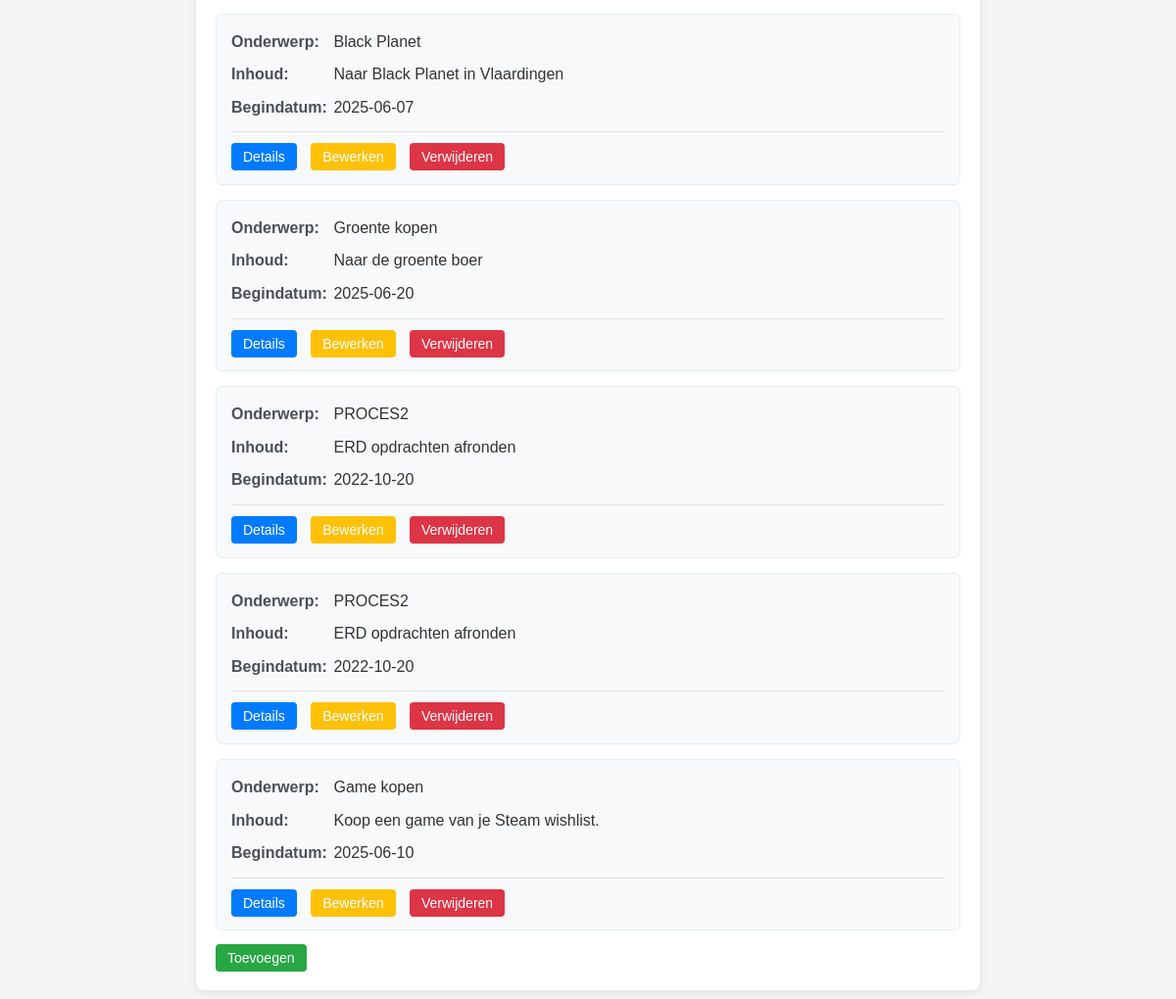
The page /agenda_opdracht/index.php (lower part) on the database as committed earlier.
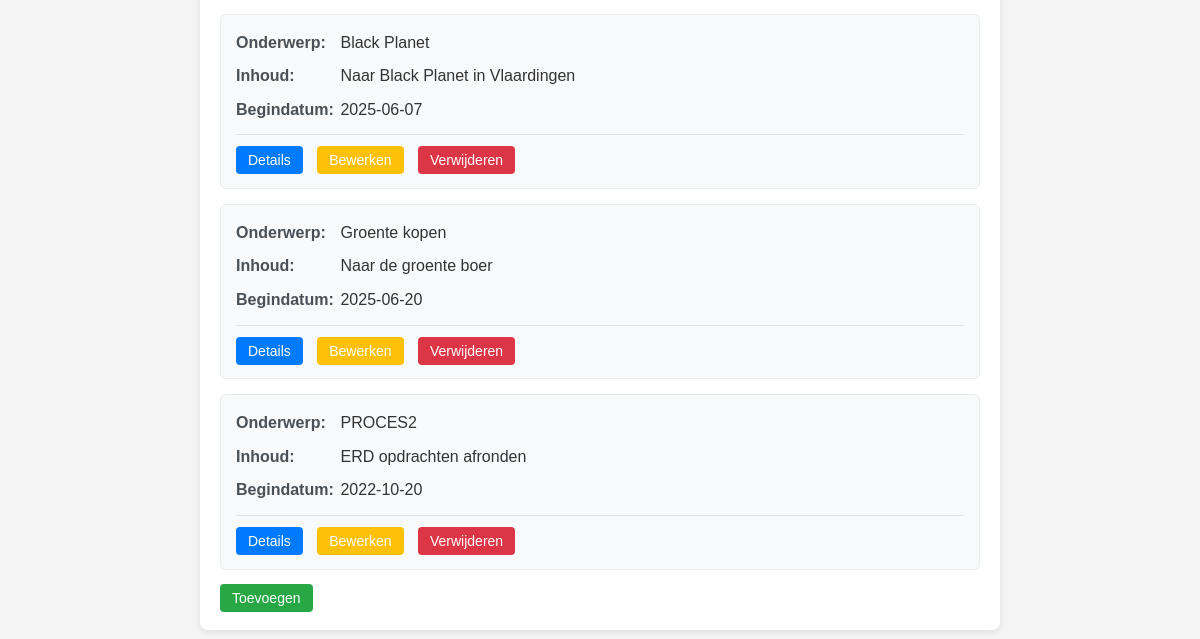
The same page on the database as committed later.
### tables this page shows
CREATE TABLE "crud_agenda"
(
    id          INTEGER not null
        constraint crud_agenda_pk
            primary key autoincrement,
    onderwerp   TEXT    not null,
    inhoud      TEXT    not null,
    begin_datum DATE    not null,
    status      TEXT    not null,
    eind_datum  DATE    not null
);

### agenda_opdracht/index.php (called while the page is built, shortened)
<?php
require '../crud/config.php';
try {
    $query = "SELECT * FROM crud_agenda";
    $stmt = $pdo->prepare($query);
    $stmt->execute();
    $resultaten = $stmt->fetchAll();
    $aantalRijen = count($resultaten);
} catch (PDOException $e) {
    echo "Fout";
    echo "<p> Query: " . $query . "</p>";
    echo $e->getMessage();
}
include 'agenda_view.php';

### agenda_opdracht/agenda_view.php (the view, shortened to what this page needs)
<!doctype html>
<html lang="en">
<head>
    <link rel="stylesheet" href="./css/agenda.css">
</head>
<body>
    <div class="agenda-container">
        <?php if ($aantalRijen > 0) {?>
            <?php foreach ($resultaten as $rij) { ?>
                <div class="agenda-item">
                    <div class="agenda-field">
                        <span class="agenda-label">Onderwerp:</span>
                        <span class="agenda-value"><?= htmlspecialchars($rij['onderwerp']) ?></span>
                    </div>
                    <div class="agenda-field">
                        <span class="agenda-label">Inhoud:</span>
                        <span class="agenda-value"><?= htmlspecialchars($rij['inhoud']) ?></span>
                    </div>
                    <div class="agenda-field">
                        <span class="agenda-label">Begindatum:</span>
                        <span class="agenda-value"><?= htmlspecialchars($rij['begin_datum']) ?></span>
                    </div>
                    <div class="agenda-actions">
                        <a href="agenda_detail.php?id=<?= $rij['id'] ?>" class="btn btn-detail">Details</a>
                        <a href="agenda_bewerken.php?id=<?= $rij['id'] ?>" class="btn btn-edit">Bewerken</a>
                        <a href="agenda_verwijderen.php?id=<?= $rij['id'] ?>" class="btn btn-delete">Verwijderen</a>
                    </div>
                </div>
            <?php } ?>
        <?php } else { ?>
            <div class="no-results">
                <p>Geen resultaten gevonden.</p>
            </div>
        <?php } ?>
        <a href="agenda_toevoegen.php" class="btn btn-add">Toevoegen</a>
    </div>
</body>
</html>

### agenda_opdracht/css/agenda.css (style rules this page uses)
body { font-family: Arial, sans-serif; max-width: 800px; margin: 0 auto; padding: 20px; background-color: #f5f5f5; line-height: 1.6; }
.agenda-container { background: white; border-radius: 8px; padding: 20px; box-shadow: 0 2px 10px rgba(0, 0, 0, 0.1); }
.agenda-item { background: #f8f9fa; border: 1px solid #e9ecef; border-radius: 6px; padding: 15px; margin-bottom: 15px; transition: box-shadow 0.2s; }
.agenda-field { margin-bottom: 8px; }
.agenda-label { font-weight: bold; color: #495057; display: inline-block; width: 100px; }
.agenda-value { color: #333; }
.agenda-actions { margin-top: 12px; padding-top: 12px; border-top: 1px solid #dee2e6; }
.btn { text-decoration: none; padding: 6px 12px; border-radius: 4px; font-size: 14px; margin-right: 10px; transition: background-color 0.2s; }
.btn-add { background-color: #28a745; color: white; }
.btn-edit { background-color: #ffc107; color: white; }
.btn-detail { background-color: #007bff; color: white; }
.btn-delete { background-color: #dc3545; color: white; }

Rows that differ between the two databases and show on the page:
removed crud_agenda: onderwerp "PROCES2", inhoud "ERD opdrachten afronden", begin_datum "2022-10-20"
removed crud_agenda: onderwerp "Game kopen", inhoud "Koop een game van je Steam wishlist.", begin_datum "2025-06-10"
